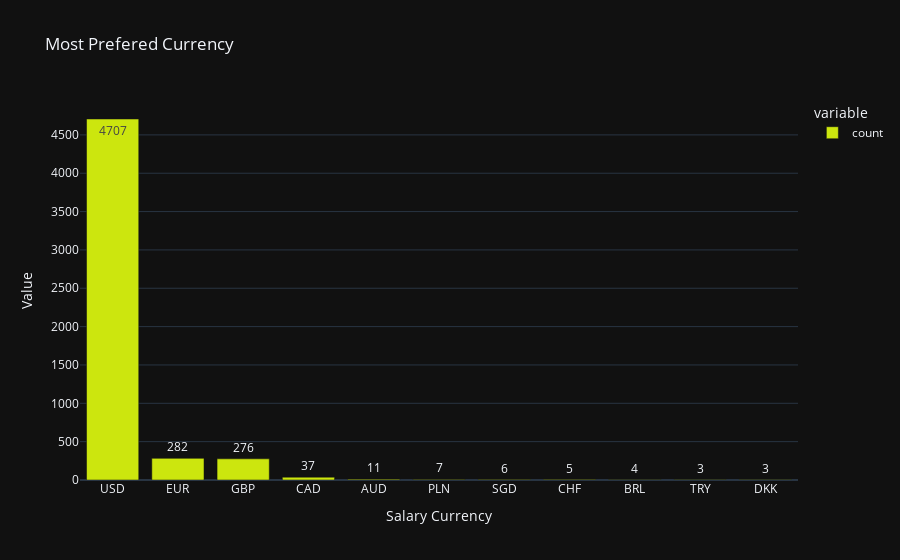

The cell this chart's notebook holds for it:
### Code cell
df_salary_currency = dataset2['salary_currency'].value_counts()
print(f"Most Prefered Currency is '{df_salary_currency.idxmax()}'")
iplot(px.bar(df_salary_currency,
             template='plotly_dark',
             labels={'salary_currency':'Salary Currency','value':'Value'},
             title='Most Prefered Currency',
             text_auto=True,
             color_discrete_sequence=['#cce60e']

             ))

### Figure 1 — Plotly figure (JSON) as saved in the notebook; plotly's stock layout.template omitted (floating-point values rounded to 4 significant figures)
{"data": [{"hovertemplate": "variable=count<br>Salary Currency=%{x}<br>Value=%{y}<extra></extra>", "legendgroup": "count", "marker": {"color": "#cce60e", "pattern": {"shape": ""}}, "name": "count", "orientation": "v", "showlegend": true, "textposition": "auto", "texttemplate": "%{y}", "type": "bar", "x": ["USD", "EUR", "GBP", "CAD", "AUD", "PLN", "SGD", "CHF", "BRL", "TRY", "DKK"], "xaxis": "x", "y": [4707, 282, 276, 37, 11, 7, 6, 5, 4, 3, 3], "yaxis": "y"}], "layout": {"barmode": "relative", "legend": {"title": {"text": "variable"}, "tracegroupgap": 0}, "title": {"text": "Most Prefered Currency"}, "xaxis": {"anchor": "y", "domain": [0, 1], "title": {"text": "Salary Currency"}}, "yaxis": {"anchor": "x", "domain": [0, 1], "title": {"text": "Value"}}}}
